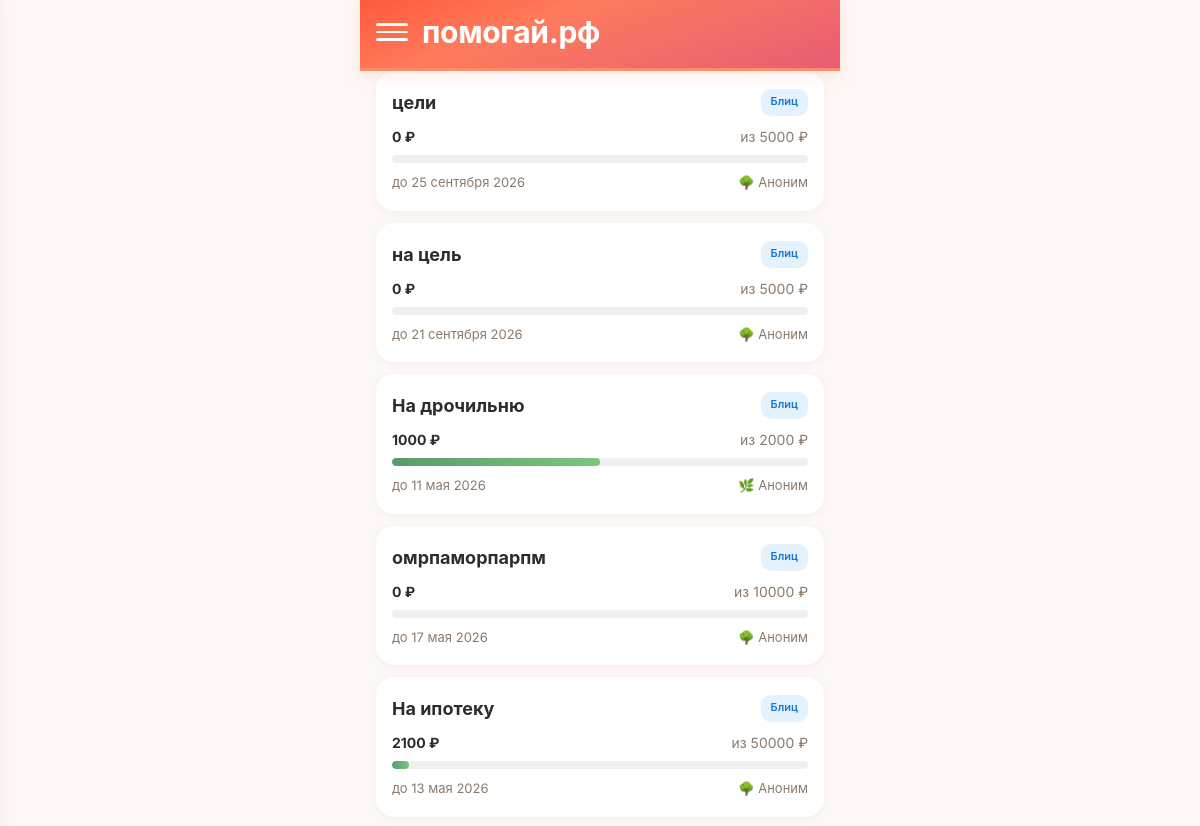
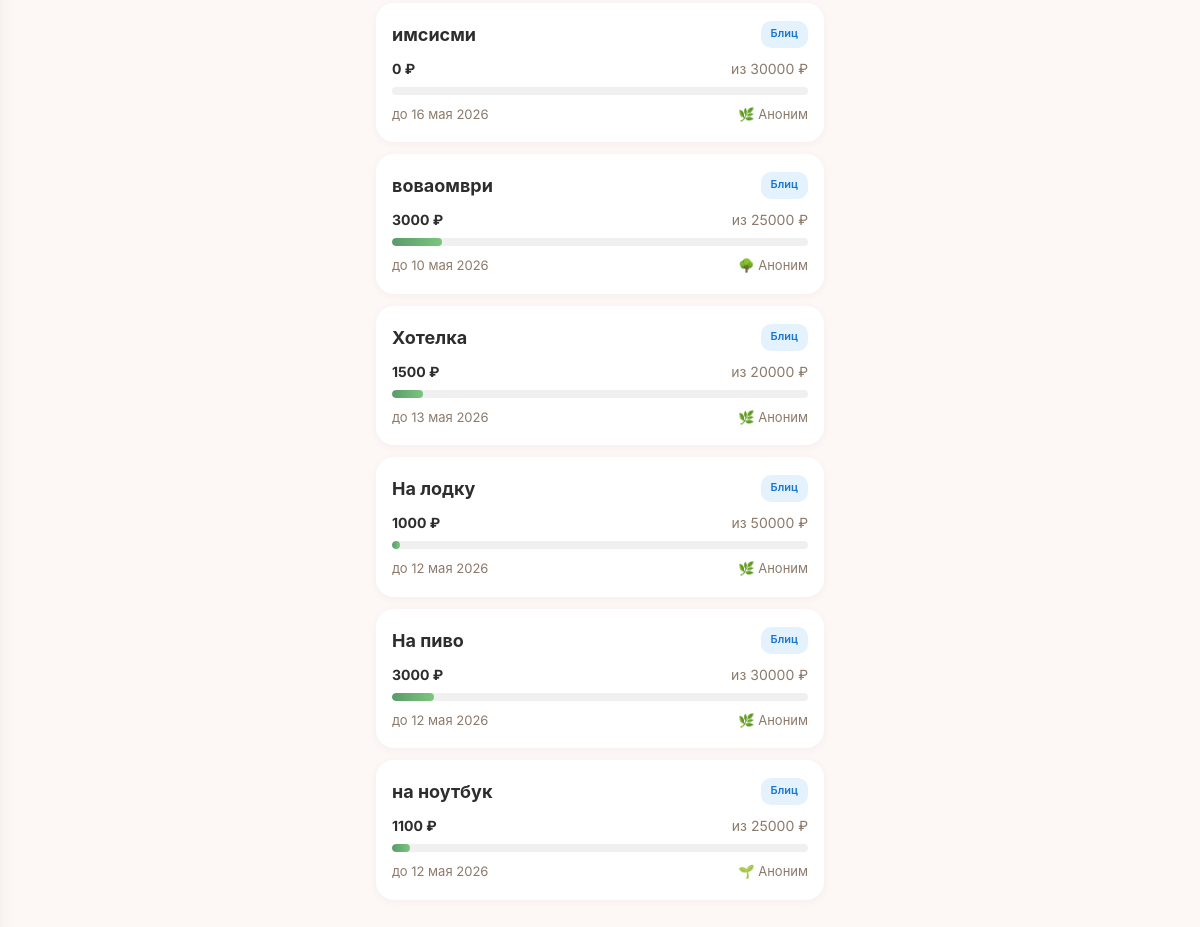
The page /goals on the database its author committed (2 pictures, top to bottom).
### tables this page shows
CREATE TABLE "goals" (
        id INTEGER PRIMARY KEY AUTOINCREMENT,
        user_id INTEGER NOT NULL,
        type TEXT NOT NULL CHECK(type IN ('super_blitz','blitz','serious','urgent','group')),
        title TEXT NOT NULL,
        description TEXT NULL,
        photo_url TEXT NULL,
        amount_goal REAL NOT NULL,
        amount_collected REAL DEFAULT 0.00,
        ends_at TEXT NULL,
        status TEXT DEFAULT 'draft' CHECK(status IN ('draft','active','frozen','completed','failed','lightning_failed','hidden')),
        trial_ends_at TEXT NULL,
        subscription_active_until TEXT NULL,
        last_boosted_at TEXT NULL,
        is_lightning INTEGER DEFAULT 0,
        lightning_started_at TEXT NULL,
        moderation_status TEXT DEFAULT 'pending',
        completion_type TEXT DEFAULT 'organic',
        is_seed INTEGER DEFAULT 0,
        views_count INTEGER DEFAULT 0,
        views_24h INTEGER DEFAULT 0,
        donations_count INTEGER DEFAULT 0,
        donations_24h INTEGER DEFAULT 0,
        created_at TEXT DEFAULT (datetime('now')), photos TEXT,
        FOREIGN KEY (user_id) REFERENCES users(id)
    );

### main.py (the view)
@app.route('/goals')
def goals_list():
    db = get_db()
    months = ['января','февраля','марта','апреля','мая','июня','июля','августа','сентября','октября','ноября','декабря']
    goals = []
    for g in db.execute(
        "SELECT g.*, u.name as author_name, u.xp_level as author_level FROM goals g JOIN users u ON g.user_id = u.id WHERE g.status = 'active' ORDER BY g.created_at DESC LIMIT 50"
    ).fetchall():
        g = dict(g)
        try:
            parts = g['ends_at'][:10].split('-')
            d = int(parts[2])
            m = months[int(parts[1])-1]
            y = parts[0]
            g['ends_at_formatted'] = f'{d} {m} {y}'
        except:
            g['ends_at_formatted'] = g['ends_at'][:10]
        goals.append(g)
    db.close()
    user = get_current_user()
    return render_template('goals.html', goals=goals, user=user)

### main.py (called while the page is built, shortened)
def get_current_user():
    return None

### models.py (called while the page is built)
def get_db():
    conn = sqlite3.connect(DATABASE, timeout=10)
    conn.row_factory = sqlite3.Row
    conn.execute("PRAGMA journal_mode=WAL")
    conn.execute("PRAGMA synchronous=NORMAL")
    conn.execute("PRAGMA busy_timeout=5000")
    conn.execute("PRAGMA foreign_keys = ON")
    return conn

### templates/goals.html (shortened to what this page needs)
<!DOCTYPE html>
<html lang="ru">
<head>
    <link rel="stylesheet" href="/static/style.css?v=4">
</head>
<body>
    <div class="container">
        <div class="header">
            <div class="hamburger" onclick="toggleMenu()">
                <span></span><span></span><span></span>
            </div>
            <div class="header-title">помогай.рф</div>
        </div>
        <div class="goals-list">
            {% if goals %}
                {% for goal in goals %}
                <a class="goal-card" href="/goal/{{ goal.id }}">
                    <div class="top">
                        <div class="title">{{ goal.title }}</div>
                        <span class="type-badge badge-{{ 'green' if goal.type == 'super_blitz' else 'blue' if goal.type == 'blitz' else 'purple' if goal.type == 'serious' else 'orange' if goal.type == 'urgent' else 'teal' }}">
                            {{ 'Супер-блиц' if goal.type == 'super_blitz' else 'Блиц' if goal.type == 'blitz' else 'Жизненный' if goal.type == 'serious' else 'Срочный' if goal.type == 'urgent' else 'Общий' if goal.type == 'group' else goal.type }}
                        </span>
                    </div>
                    <div class="amount-row">
                        <span class="collected">{{ "%.0f"|format(goal.amount_collected) }} ₽</span>
                        <span>из {{ "%.0f"|format(goal.amount_goal) }} ₽</span>
                    </div>
                    <div class="progress-bar">
                        <div class="progress-fill" style="width: {{ (goal.amount_collected / goal.amount_goal * 100) if goal.amount_goal > 0 else 0 }}%"></div>
                    </div>
                    <div class="meta">
                        <span>до {{ goal.ends_at_formatted or goal.ends_at[:10] }}</span>
                        <span>
                {% if goal.author_level == 'novice' %}🌱
                {% elif goal.author_level == 'member' %}🌿
                {% elif goal.author_level == 'reliable' %}🌳
                {% elif goal.author_level == 'pillar' %}💎
                {% elif goal.author_level == 'hero' %}⭐
                {% elif goal.author_level == 'legend' %}👑
                {% endif %}
                {{ goal.author_name or 'Аноним' }}
            </span>
                    </div>
                </a>
                {% endfor %}
            {% else %}
                <div class="empty-state"><h2>Пока нет целей</h2><p>Станьте первым — создайте сбор</p></div>
            {% endif %}
        </div>
    </div>
</body>
</html>

### static/style.css (style rules this page uses)
:root { --cta: #FF6B4A; --cta-hover: #E85D3A; --bg: #FDF8F5; --card: #FFFFFF; --card-shadow: 0 2px 12px rgba(0,0,0,0.04); --text: #2D2D2D; --text-soft: #8C7A6B; --success: #5B9A6B; --error: #E57373; --gold: #D4A853; --gradient-cta: linear-gradient(160deg, #FF5A3C 0%, #FF7B5C 35%, #E85D75 100%); --radius: 12px; --radius-lg: 16px; --font: 'Inter', -apple-system, BlinkMacSystemFont, sans-serif; --transition: 0.2s ease; }
*, *::before, *::after { box-sizing: border-box; margin: 0; padding: 0; }
body { font-family: var(--font); font-size: 16px; line-height: 1.5; background: var(--bg); color: var(--text); -webkit-tap-highlight-color: transparent; -webkit-font-smoothing: antialiased; animation: pageIn 0.3s ease; }
a { color: var(--cta); text-decoration: none; }
.progress-fill { background: var(--success); height: 100%; border-radius: 8px; transition: width 0.4s ease; }
html, body { overscroll-behavior-y: none; overscroll-behavior-x: none; }

### templates/goals.html (style rules this page uses)
* { box-sizing: border-box; margin: 0; padding: 0; }
body { font-family: 'Inter', -apple-system, sans-serif; background: #FDF8F5; padding-bottom: 100px; }
.container { max-width: 480px; margin: 0 auto; padding: 0; }
.header { background: linear-gradient(160deg, #FF5A3C 0%, #FF7B5C 35%, #E85D75 100%); padding: 16px 16px 20px; color: white; border-radius: 0; border-bottom: 3px solid #FF8C69; display: flex; align-items: center; gap: 14px; box-shadow: 0 4px 16px rgba(255,107,74,0.15); position: relative; z-index: 10; }
.hamburger { width: 32px; height: 32px; display: flex; flex-direction: column; justify-content: center; gap: 5px; cursor: pointer; flex-shrink: 0; transition: transform 0.1s; }
.hamburger span { display: block; height: 2.5px; background: white; border-radius: 2px; transition: all 0.2s; }
.header-title { font-size: 30px; font-weight: 700; letter-spacing: -0.3px; line-height: 32px; vertical-align: bottom; }
.goals-list { display: flex; flex-direction: column; gap: 12px; padding: 0 16px 16px; }
.goal-card { display: block; background: white; border-radius: 18px; padding: 18px 16px; text-decoration: none; color: #2D2D2D; box-shadow: 0 2px 10px rgba(0,0,0,0.04); transition: transform 0.1s, box-shadow 0.2s; }
.goal-card .top { display: flex; justify-content: space-between; margin-bottom: 10px; }
.goal-card .title { font-size: 18px; font-weight: 700; }
.type-badge { font-size: 11px; font-weight: 600; padding: 4px 10px; border-radius: 10px; }
.badge-blue { background: #E3F2FD; color: #1976D2; }
.amount-row { display: flex; justify-content: space-between; font-size: 14px; color: #8C7A6B; margin-bottom: 8px; }
.amount-row .collected { font-weight: 700; color: #2D2D2D; }
.progress-bar { background: #F0F0F0; border-radius: 6px; height: 8px; overflow: hidden; margin-bottom: 10px; }
.progress-fill { background: linear-gradient(90deg, #5B9A6B, #7BC67E); height: 100%; border-radius: 6px; }
.meta { display: flex; justify-content: space-between; font-size: 13px; color: #8C7A6B; }

### rows shown on the page
goals: title "цели", type "Блиц", amount_collected "0", amount_goal "5000", ends_at_formatted "25 сентября 2026", author_name "Аноним"
goals: title "на цель", type "Блиц", amount_collected "0", amount_goal "5000", ends_at_formatted "21 сентября 2026", author_name "Аноним"
goals: title "На дрочильню", type "Блиц", amount_collected "1000", amount_goal "2000", ends_at_formatted "11 мая 2026", author_name "Аноним"
goals: title "омрпаморпарпм", type "Блиц", amount_collected "0", amount_goal "10000", ends_at_formatted "17 мая 2026", author_name "Аноним"
goals: title "На ипотеку", type "Блиц", amount_collected "2100", amount_goal "50000", ends_at_formatted "13 мая 2026", author_name "Аноним"
goals: title "имсисми", type "Блиц", amount_collected "0", amount_goal "30000", ends_at_formatted "16 мая 2026", author_name "Аноним"
goals: title "воваомври", type "Блиц", amount_collected "3000", amount_goal "25000", ends_at_formatted "10 мая 2026", author_name "Аноним"
goals: title "Хотелка", type "Блиц", amount_collected "1500", amount_goal "20000", ends_at_formatted "13 мая 2026", author_name "Аноним"
goals: title "На лодку", type "Блиц", amount_collected "1000", amount_goal "50000", ends_at_formatted "12 мая 2026", author_name "Аноним"
goals: title "На пиво", type "Блиц", amount_collected "3000", amount_goal "30000", ends_at_formatted "12 мая 2026", author_name "Аноним"
goals: title "на ноутбук", type "Блиц", amount_collected "1100", amount_goal "25000", ends_at_formatted "12 мая 2026", author_name "Аноним"
